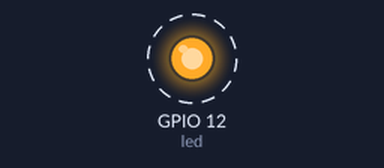
Recording of a sketch running on a simulated ESP8266 (NodeMCU). Shown: output pins drawn as LEDs (lit = HIGH). Dashed ring = blinking. WiFi joins after 1.5 s; servers stay silent unless stated.

Above: at 2.3 s.
Timing chart, 0 to 6.4 s (numbered marks = the images above):
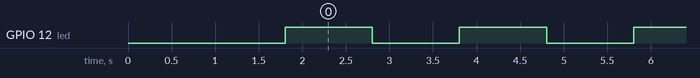

The sketch:

esp.ino
```cpp
#define BLYNK_PRINT Serial


#include <ESP8266WiFi.h>
#include <BlynkSimpleEsp8266.h>

// You should get Auth Token in the Blynk App.
// Go to the Project Settings (nut icon).
char auth[] = "ef8f08b090b545a6a7f20b0b18efd10e";

// Your WiFi credentials.
// Set password to "" for open networks.
char ssid[] = "4A8476";
char pass[] = "EVW32C0S00010122";
int led = 12;
void setup()
{
  // Debug console
  Serial.begin(115200);

  Blynk.begin(auth, ssid, pass);
  analogWriteFreq(30000);
  pinMode(led, OUTPUT);
}

void loop()
{
  Blynk.run();
  digitalWrite(led,HIGH);
  delay(1000);
  digitalWrite(led,LOW);
  delay(1000);
}
```

Measured:
- by itself, GPIO 12 (led): alternates HIGH for 1.0 s and LOW for 1.0 s
